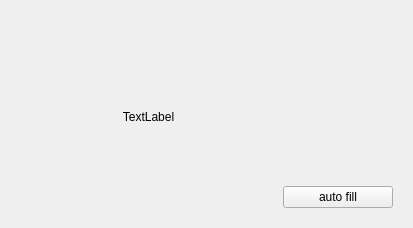
<?xml version="1.0" encoding="UTF-8"?>
<ui version="4.0">
 <class>error</class>
 <widget class="QDialog" name="error">
  <property name="geometry">
   <rect>
    <x>0</x>
    <y>0</y>
    <width>413</width>
    <height>228</height>
   </rect>
  </property>
  <property name="sizePolicy">
   <sizepolicy hsizetype="Fixed" vsizetype="Fixed">
    <horstretch>0</horstretch>
    <verstretch>0</verstretch>
   </sizepolicy>
  </property>
  <property name="windowTitle">
   <string>Dialog</string>
  </property>
  <layout class="QVBoxLayout" name="verticalLayout">
   <property name="bottomMargin">
    <number>5</number>
   </property>
   <item>
    <widget class="QStackedWidget" name="stackedWidget1">
     <property name="currentIndex">
      <number>2</number>
     </property>
     <widget class="QWidget" name="page1">
      <layout class="QVBoxLayout" name="verticalLayout_2" stretch="2,4,1">
       <property name="spacing">
        <number>15</number>
       </property>
       <item>
        <widget class="QLabel" name="titleLabel">
         <property name="font">
          <font>
           <pointsize>15</pointsize>
          </font>
         </property>
         <property name="text">
          <string>Incorrect answer !!!</string>
         </property>
         <property name="alignment">
          <set>Qt::AlignHCenter|Qt::AlignTop</set>
         </property>
        </widget>
       </item>
       <item>
        <layout class="QHBoxLayout" name="horizontalLayout_2">
         <property name="leftMargin">
          <number>15</number>
         </property>
         <item>
          <widget class="QLabel" name="displayIncorrect">
           <property name="text">
            <string>incorrect number</string>
           </property>
           <property name="alignment">
            <set>Qt::AlignLeading|Qt::AlignLeft|Qt::AlignTop</set>
           </property>
          </widget>
         </item>
        </layout>
       </item>
       <item>
        <layout class="QHBoxLayout" name="horizontalLayout">
         <property name="spacing">
          <number>10</number>
         </property>
         <property name="leftMargin">
          <number>150</number>
         </property>
         <item>
          <widget class="QPushButton" name="sol">
           <property name="text">
            <string>solution</string>
           </property>
          </widget>
         </item>
         <item>
          <widget class="QPushButton" name="back">
           <property name="text">
            <string>back</string>
           </property>
          </widget>
         </item>
        </layout>
       </item>
      </layout>
     </widget>
     <widget class="QWidget" name="page2">
      <layout class="QVBoxLayout" name="verticalLayout_3" stretch="0,0,0">
       <property name="spacing">
        <number>50</number>
       </property>
       <item>
        <widget class="QLabel" name="label">
         <property name="font">
          <font>
           <pointsize>15</pointsize>
          </font>
         </property>
         <property name="text">
          <string>Get solution</string>
         </property>
         <property name="alignment">
          <set>Qt::AlignHCenter|Qt::AlignTop</set>
         </property>
        </widget>
       </item>
       <item>
        <layout class="QHBoxLayout" name="horizontalLayout_3">
         <property name="leftMargin">
          <number>15</number>
         </property>
         <item>
          <widget class="QLabel" name="label_3">
           <property name="text">
            <string>Password:  </string>
           </property>
          </widget>
         </item>
         <item>
          <widget class="QLineEdit" name="password"/>
         </item>
        </layout>
       </item>
       <item>
        <layout class="QHBoxLayout" name="horizontalLayout_4">
         <property name="spacing">
          <number>10</number>
         </property>
         <property name="leftMargin">
          <number>150</number>
         </property>
         <item>
          <widget class="QPushButton" name="pushButton">
           <property name="text">
            <string>back</string>
           </property>
          </widget>
         </item>
         <item>
          <widget class="QPushButton" name="enterButton">
           <property name="text">
            <string>enter</string>
           </property>
          </widget>
         </item>
        </layout>
       </item>
      </layout>
     </widget>
     <widget class="QWidget" name="page3">
      <layout class="QHBoxLayout" name="horizontalLayout_8" stretch="7,3">
       <item>
        <widget class="QLabel" name="solution">
         <property name="text">
          <string>TextLabel</string>
         </property>
         <property name="alignment">
          <set>Qt::AlignCenter</set>
         </property>
        </widget>
       </item>
       <item>
        <layout class="QVBoxLayout" name="verticalLayout_7">
         <property name="topMargin">
          <number>160</number>
         </property>
         <item>
          <widget class="QPushButton" name="autofill">
           <property name="text">
            <string>auto fill</string>
           </property>
          </widget>
         </item>
        </layout>
       </item>
      </layout>
     </widget>
     <widget class="QWidget" name="page_5">
      <layout class="QVBoxLayout" name="verticalLayout_6" stretch="2,4,0">
       <property name="spacing">
        <number>15</number>
       </property>
       <item>
        <widget class="QLabel" name="label_2">
         <property name="font">
          <font>
           <pointsize>15</pointsize>
          </font>
         </property>
         <property name="text">
          <string>Congratulations!!!!!!</string>
         </property>
         <property name="alignment">
          <set>Qt::AlignHCenter|Qt::AlignTop</set>
         </property>
        </widget>
       </item>
       <item>
        <widget class="QLabel" name="finalLabel">
         <property name="font">
          <font>
           <pointsize>10</pointsize>
          </font>
         </property>
         <property name="text">
          <string>TextLabel</string>
         </property>
         <property name="alignment">
          <set>Qt::AlignLeading|Qt::AlignLeft|Qt::AlignTop</set>
         </property>
        </widget>
       </item>
       <item>
        <layout class="QHBoxLayout" name="horizontalLayout_6">
         <property name="leftMargin">
          <number>100</number>
         </property>
         <property name="rightMargin">
          <number>100</number>
         </property>
         <item>
          <widget class="QPushButton" name="backtomenu">
           <property name="text">
            <string>Back to Menu</string>
           </property>
          </widget>
         </item>
        </layout>
       </item>
      </layout>
     </widget>
    </widget>
   </item>
  </layout>
 </widget>
 <resources/>
 <connections/>
</ui>
